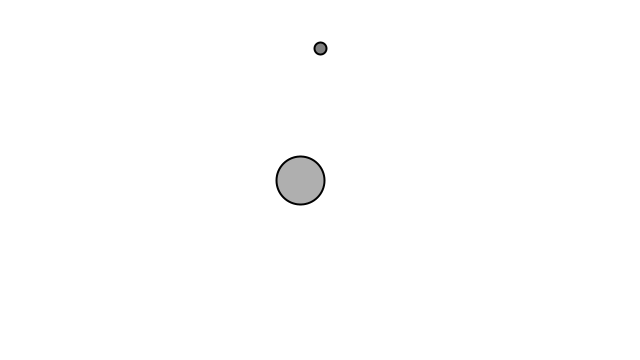
Frame 1 (no input)
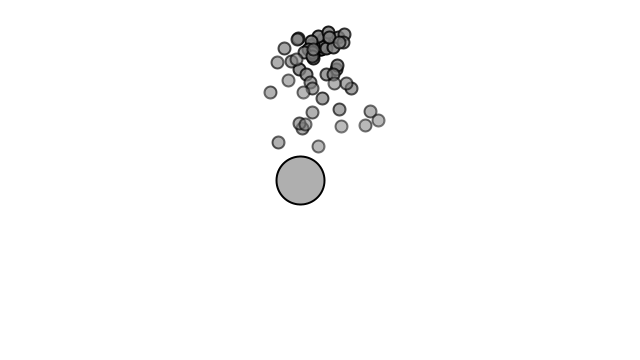
Frame 60 (the mouse pressed at the canvas centre just before this capture)
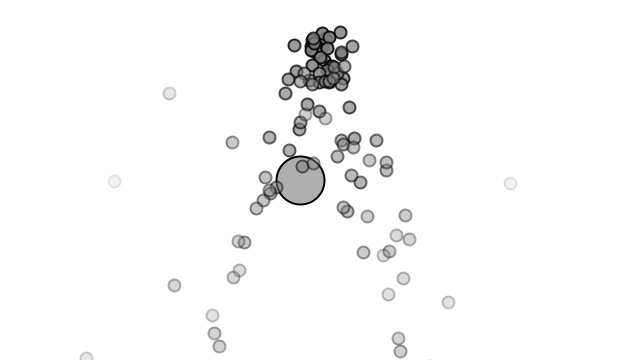
Frame 120 (the mouse held since frame 60 and released just before this capture)

The Processing sketch that drew these frames (run headless with seeded random() and noise(); from frame 60 on, the mouse is pressed at the canvas centre):

// Processing sketch: NOC_4_07_ParticleSystemForcesRepeller
// ── NOC_4_07_ParticleSystemForcesRepeller.pde

ParticleSystem ps;
Repeller repeller;

void setup() {
  size(640,360);
  ps = new ParticleSystem(new PVector(width/2,50));
  repeller = new Repeller(width/2-20,height/2);
}

void draw() {
  background(255);
  ps.addParticle();
  
  // Apply gravity force to all Particles
  PVector gravity = new PVector(0,0.1);
  ps.applyForce(gravity);
  
  ps.applyRepeller(repeller);
  
  repeller.display();
  ps.run();
}
// ── Particle.pde


class Particle {
  PVector location;
  PVector velocity;
  PVector acceleration;
  float lifespan;
  
  float mass = 1; // Let's do something better here!

  Particle(PVector l) {
    acceleration = new PVector(0,0);
    velocity = new PVector(random(-1,1),random(-2,0));
    location = l.get();
    lifespan = 255.0;
  }

  void run() {
    update();
    display();
  }

  void applyForce(PVector force) {
    PVector f = force.get();
    f.div(mass);   
    acceleration.add(f);
  }

  // Method to update location
  void update() {
    velocity.add(acceleration);
    location.add(velocity);
    acceleration.mult(0);
    lifespan -= 2.0;
  }

  // Method to display
  void display() {
    stroke(0,lifespan);
    strokeWeight(2);
    fill(127,lifespan);
    ellipse(location.x,location.y,12,12);
  }

  // Is the particle still useful?
  boolean isDead() {
    if (lifespan < 0.0) {
      return true;
    } else {
      return false;
    }
  }
}
// ── ParticleSystem.pde


class ParticleSystem {
  ArrayList<Particle> particles;
  PVector origin;

  ParticleSystem(PVector location) {
    origin = location.get();
    particles = new ArrayList<Particle>();
  }

  void addParticle() {
    particles.add(new Particle(origin));
  }

  // A function to apply a force to all Particles
  void applyForce(PVector f) {
    for (Particle p: particles) {
      p.applyForce(f);
    }
  }

  void applyRepeller(Repeller r) {
    for (Particle p: particles) {
      PVector force = r.repel(p);        
      p.applyForce(force);
    }
  }


  void run() {
    for (int i = particles.size()-1; i >= 0; i--) {
      Particle p = particles.get(i);
      p.run();
      if (p.isDead()) {
        particles.remove(i);
      }
    }
  }
}
// ── Repeller.pde

// Particles + Forces

// A very basic Repeller class
class Repeller {
  
  // Gravitational Constant
  float G = 100;
  // Location
  PVector location;
  float r = 10;

  Repeller(float x, float y)  {
    location = new PVector(x,y);
  }

  void display() {
    stroke(0);
    strokeWeight(2);
    fill(175);
    ellipse(location.x,location.y,48,48);
  }

  // Calculate a force to push particle away from repeller
  PVector repel(Particle p) {
    PVector dir = PVector.sub(location,p.location);      // Calculate direction of force
    float d = dir.mag();                       // Distance between objects
    dir.normalize();                           // Normalize vector (distance doesn't matter here, we just want this vector for direction)
    d = constrain(d,5,100);                    // Keep distance within a reasonable range
    float force = -1 * G / (d * d);            // Repelling force is inversely proportional to distance
    dir.mult(force);                           // Get force vector --> magnitude * direction
    return dir;
  }  
}
